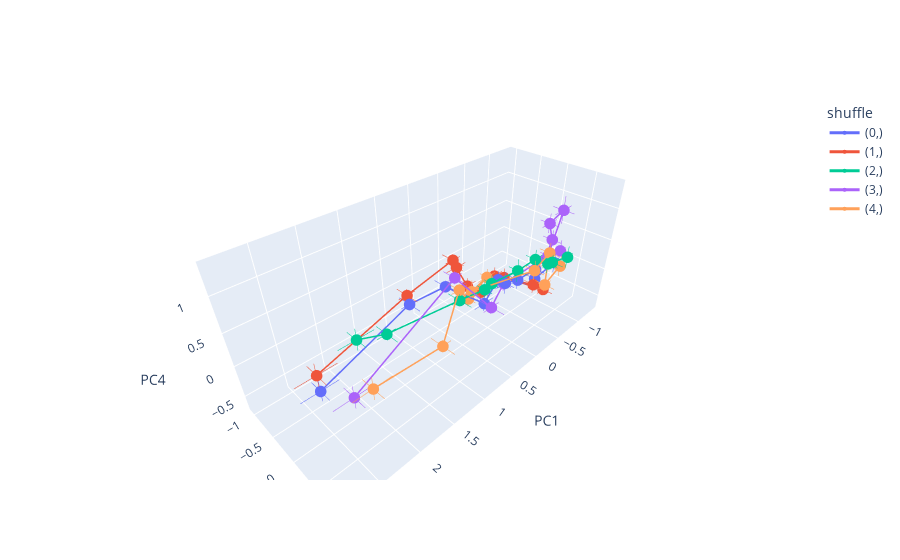

Write notebook code for a chart like this one.
### Code cell
a = merged_df.groupby(["shuffle", 'bin_frac'])[['pc1', 'pc2', 'pc3', 'pc4']].mean()
cluster_stats =  merged_df.groupby(["shuffle", 'bin_frac'])[['pc1', 'pc2', 'pc3', 'pc4']].sem()
cluster_stats.columns = ["pc1_err", "pc2_err",  'pc3_err', "pc4_err"]
cluster_stats = cluster_stats.reset_index()
# Example: using your dataframe 'all_mice'
fig = go.Figure()

for cluster, df  in a.groupby(["shuffle"]):
    
    fig.add_trace(go.Scatter3d(
        x=df["pc1"],
        y=df["pc2"],
        z=df["pc3"],
        mode='lines+markers',
        name=str(cluster),
        error_x=dict(
            type="data",
            array=cluster_stats["pc1_err"],   # symmetric errors
            visible=True
        ),
        error_y=dict(
            type="data",
            array=cluster_stats["pc2_err"],
            visible=True
        ),
        error_z=dict(
            type="data",
            array=cluster_stats["pc3_err"],
            visible=True
        ),
        marker=dict(size=4),
        line=dict(width=3)
))
fig.update_layout(
    scene=dict(
        xaxis_title="PC1",
        yaxis_title="PC2",
        zaxis_title="PC4",
    ),
    legend_title_text="shuffle"
)

fig.show()
